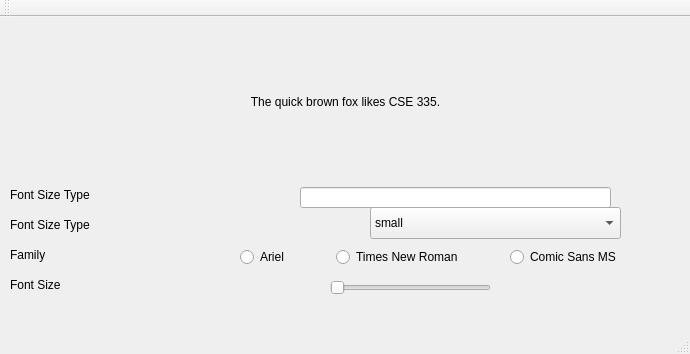
<?xml version="1.0" encoding="UTF-8"?>
<ui version="4.0">
 <class>MainWindow</class>
 <widget class="QMainWindow" name="MainWindow">
  <property name="geometry">
   <rect>
    <x>0</x>
    <y>0</y>
    <width>690</width>
    <height>354</height>
   </rect>
  </property>
  <property name="windowTitle">
   <string>MainWindow</string>
  </property>
  <widget class="QWidget" name="centralWidget">
   <widget class="NewLabel" name="labelFox">
    <property name="geometry">
     <rect>
      <x>0</x>
      <y>10</y>
      <width>691</width>
      <height>151</height>
     </rect>
    </property>
    <property name="text">
     <string>&lt;html&gt;&lt;head/&gt;&lt;body&gt;&lt;p align=&quot;center&quot;&gt;The quick brown fox likes CSE 335.&lt;/p&gt;&lt;/body&gt;&lt;/html&gt;</string>
    </property>
   </widget>
   <widget class="QLabel" name="labelLineEdit">
    <property name="geometry">
     <rect>
      <x>10</x>
      <y>170</y>
      <width>91</width>
      <height>16</height>
     </rect>
    </property>
    <property name="text">
     <string>Font Size Type</string>
    </property>
   </widget>
   <widget class="QLabel" name="labelComboBox">
    <property name="geometry">
     <rect>
      <x>10</x>
      <y>200</y>
      <width>91</width>
      <height>16</height>
     </rect>
    </property>
    <property name="text">
     <string>Font Size Type</string>
    </property>
   </widget>
   <widget class="QLabel" name="labelSlider">
    <property name="geometry">
     <rect>
      <x>10</x>
      <y>260</y>
      <width>91</width>
      <height>16</height>
     </rect>
    </property>
    <property name="text">
     <string>Font Size</string>
    </property>
   </widget>
   <widget class="QLabel" name="labelButtons">
    <property name="geometry">
     <rect>
      <x>10</x>
      <y>230</y>
      <width>91</width>
      <height>16</height>
     </rect>
    </property>
    <property name="text">
     <string>Family</string>
    </property>
   </widget>
   <widget class="NewSlider" name="sliderSize">
    <property name="geometry">
     <rect>
      <x>330</x>
      <y>260</y>
      <width>161</width>
      <height>22</height>
     </rect>
    </property>
    <property name="minimum">
     <number>10</number>
    </property>
    <property name="maximum">
     <number>40</number>
    </property>
    <property name="orientation">
     <enum>Qt::Horizontal</enum>
    </property>
   </widget>
   <widget class="QRadioButton" name="radioButtonAriel">
    <property name="geometry">
     <rect>
      <x>240</x>
      <y>230</y>
      <width>97</width>
      <height>20</height>
     </rect>
    </property>
    <property name="text">
     <string>Ariel</string>
    </property>
   </widget>
   <widget class="QRadioButton" name="radioButtonTNR">
    <property name="geometry">
     <rect>
      <x>336</x>
      <y>230</y>
      <width>141</width>
      <height>20</height>
     </rect>
    </property>
    <property name="text">
     <string>Times New Roman</string>
    </property>
   </widget>
   <widget class="QRadioButton" name="radioButtonComic">
    <property name="geometry">
     <rect>
      <x>510</x>
      <y>230</y>
      <width>131</width>
      <height>20</height>
     </rect>
    </property>
    <property name="text">
     <string>Comic Sans MS</string>
    </property>
   </widget>
   <widget class="QComboBox" name="comboBoxFont">
    <property name="geometry">
     <rect>
      <x>370</x>
      <y>190</y>
      <width>251</width>
      <height>32</height>
     </rect>
    </property>
    <item>
     <property name="text">
      <string>small</string>
     </property>
    </item>
    <item>
     <property name="text">
      <string>medium</string>
     </property>
    </item>
    <item>
     <property name="text">
      <string>big</string>
     </property>
    </item>
   </widget>
   <widget class="NewLineEdit" name="lineEditFont">
    <property name="geometry">
     <rect>
      <x>300</x>
      <y>170</y>
      <width>311</width>
      <height>21</height>
     </rect>
    </property>
   </widget>
  </widget>
  <widget class="QMenuBar" name="menuBar">
   <property name="geometry">
    <rect>
     <x>0</x>
     <y>0</y>
     <width>690</width>
     <height>22</height>
    </rect>
   </property>
  </widget>
  <widget class="QToolBar" name="mainToolBar">
   <attribute name="toolBarArea">
    <enum>TopToolBarArea</enum>
   </attribute>
   <attribute name="toolBarBreak">
    <bool>false</bool>
   </attribute>
  </widget>
  <widget class="QStatusBar" name="statusBar"/>
 </widget>
 <layoutdefault spacing="6" margin="11"/>
 <customwidgets>
  <customwidget>
   <class>NewLabel</class>
   <extends>QLabel</extends>
   <header location="global">newlabel.h</header>
  </customwidget>
  <customwidget>
   <class>NewLineEdit</class>
   <extends>QLineEdit</extends>
   <header location="global">newlineedit.h</header>
  </customwidget>
  <customwidget>
   <class>NewSlider</class>
   <extends>QSlider</extends>
   <header location="global">newslider.h</header>
  </customwidget>
 </customwidgets>
 <resources/>
 <connections/>
</ui>
